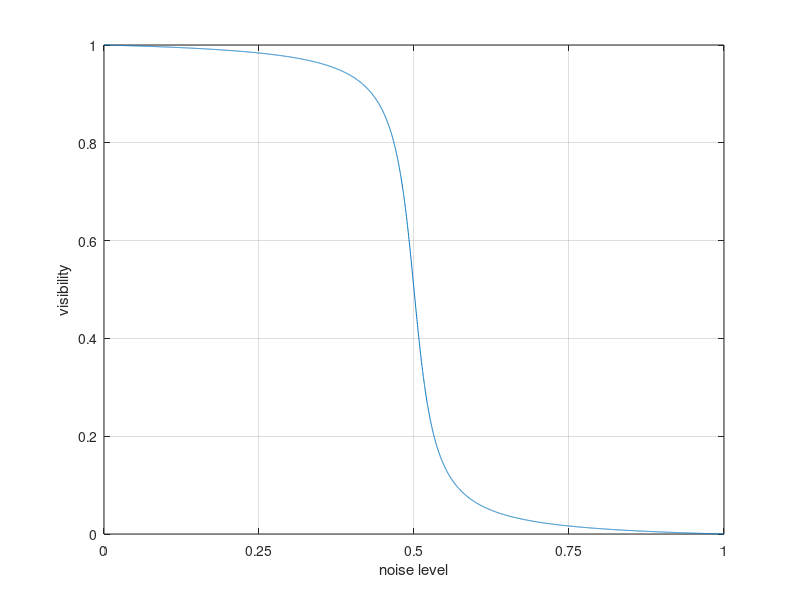
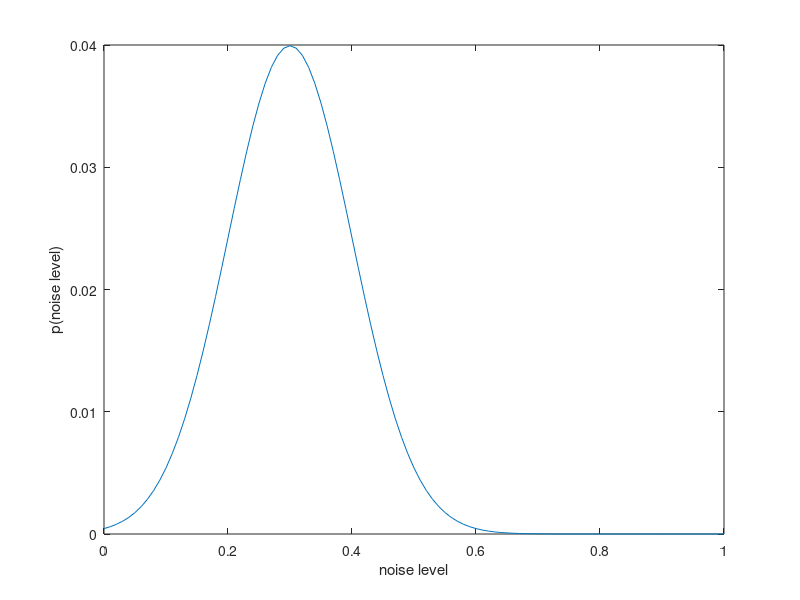

The MATLAB source for these figures, in order:
close all
x = -20:0.01:20; 
y= (atan(x));
y = y+min(y);
y = y./min(y)
plot(x,y), grid on
set(gca,'Xtick',[-20 -10 0 10 20])
set(gca,'Xticklabel',[0 0.25 0.5 0.75 1])
xlabel('noise level')
ylabel('visibility')

figure
x=0:0.01:1
p2 = pdf('norm',x,0.3,0.1)
plot(x,p2./sum(p2))
set(gca,'Xlim',[0 1])
xlabel('noise level')
ylabel('p(noise level)')
